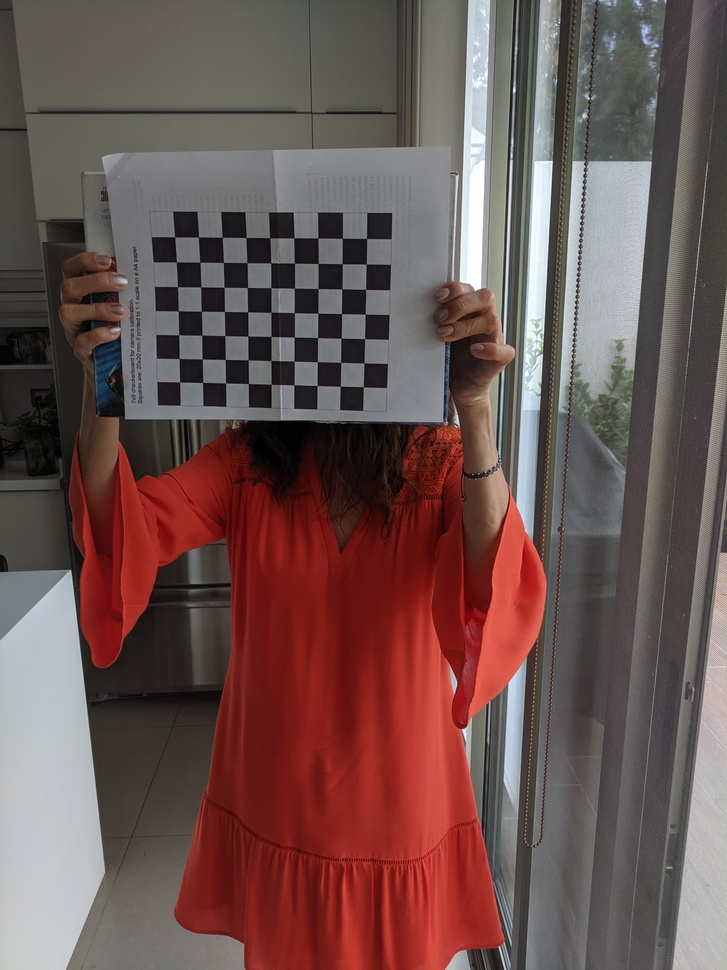
#> input picture P1/images/1.jpg, 727 x 970 px, shrunk from 3036 x 4048 before the run, given in place of the camera
$ python ex3.py
#> lines starting #> are read from the running program, lines starting #| are printed output that depends on the picture; after the words box and inside, x2 and y2 are one past the last pixel; in counts of white or black regions, pixels touching at a corner belong together
import numpy as np
import cv2
from matplotlib import pyplot as plt


def processFrame(cap):
    ret, frame = cap.read()
#> frame is the input picture: shape (970, 727, 3); mean B, G, R 81.4, 84, 108.1
    img = cv2.cvtColor(frame, cv2.COLOR_BGR2GRAY)
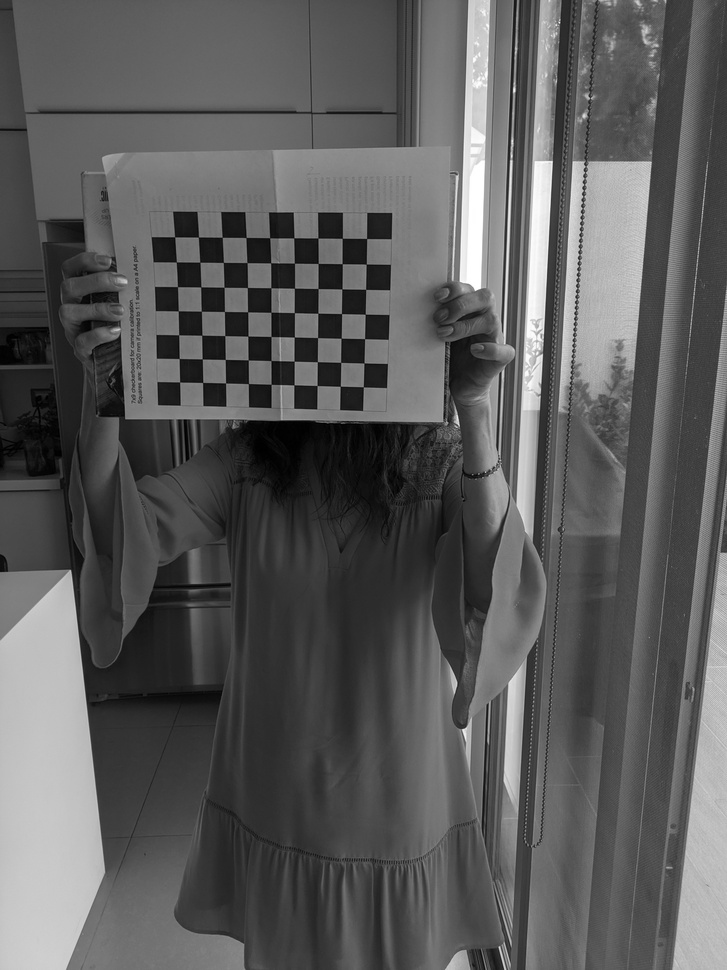
#> img: shape (970, 727); min 0, max 255, mean 90.9

    _ ,thBinaryOtsu = cv2.threshold(img, 0, 255, cv2.THRESH_BINARY + cv2.THRESH_OTSU)
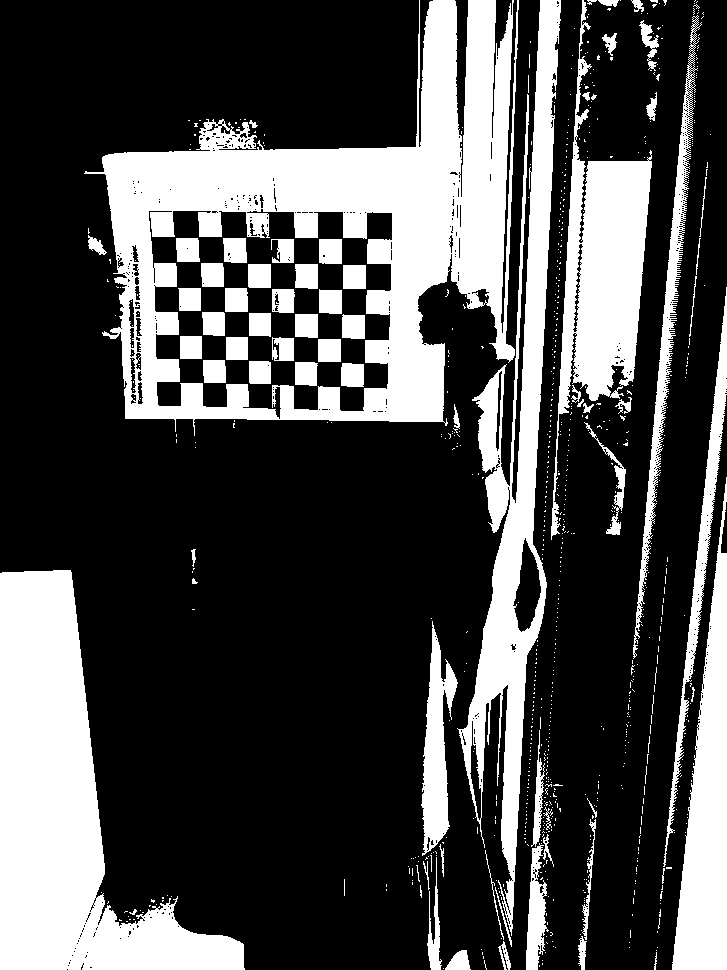
#> thBinaryOtsu: shape (970, 727); 29.5% white; 832 white regions (760 under 20 px), largest, box (x1, y1, x2, y2) and area: (84, 0, 519, 436) 71280, (0, 570, 245, 970) 43165, (457, 0, 561, 936) 26442
    thBinaryOtsu = np.where(thBinaryOtsu==0, 1, thBinaryOtsu)
    thBinaryOtsu = np.where(thBinaryOtsu==255, 0, thBinaryOtsu)

    edges = cv2.Canny(frame, 30, 80)
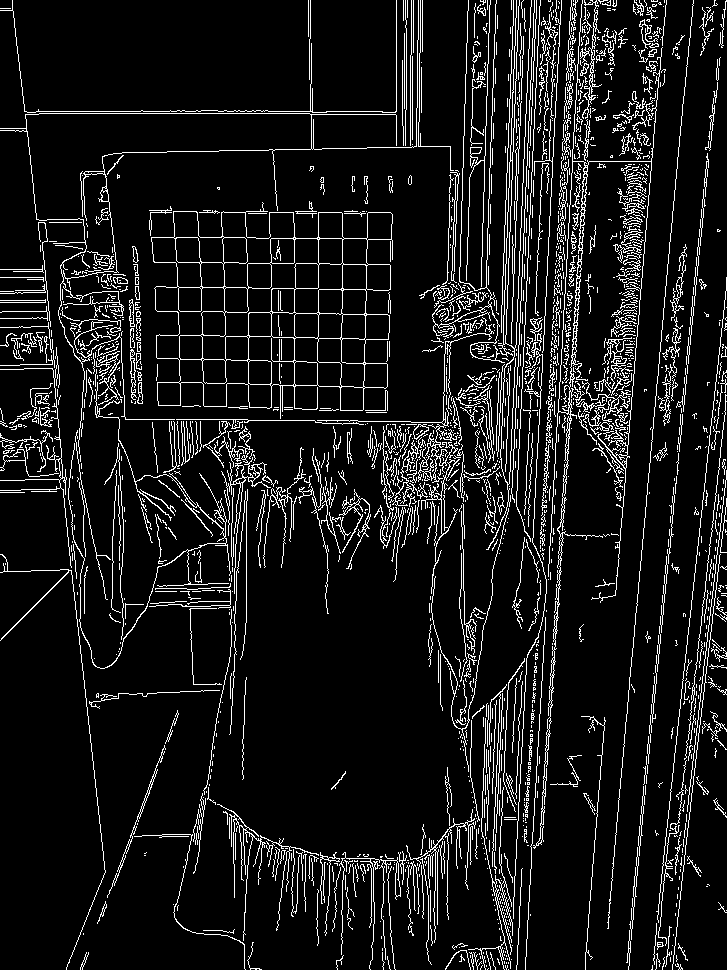
#> edges: shape (970, 727); 9.3% white in thin lines or dots

    plt.subplot(1,3,1)
    plt.imshow(thBinaryOtsu,'gray')
    plt.xticks([]),plt.yticks([])

    plt.subplot(1,3,2)
    plt.imshow(edges,'gray')
    plt.xticks([]),plt.yticks([])

    res = edges * thBinaryOtsu
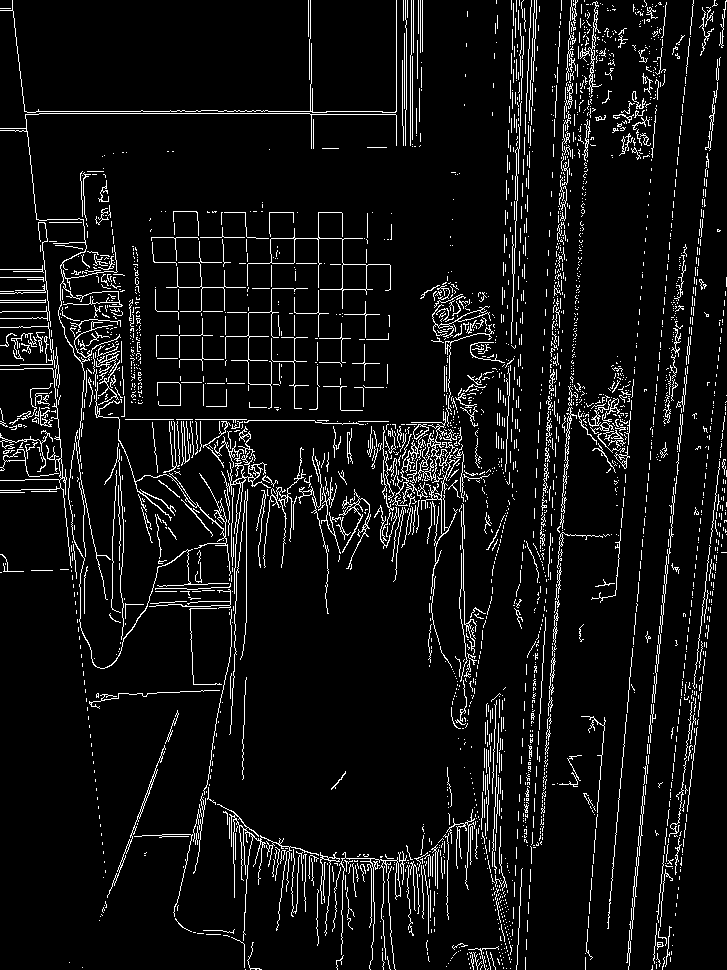
#> res: shape (970, 727); 6.8% white in thin lines or dots

    plt.subplot(1,3,3)
    plt.imshow(res,'gray')
    plt.xticks([]),plt.yticks([])

if __name__ == "__main__":
    cap = cv2.VideoCapture(0)
    plt.ion()

    while(cap.isOpened()):
        processFrame(cap)

        press = plt.waitforbuttonpress(0.01)
        if press is None or press == False:
            pass
        else:
            break

    cap.release()
    plt.ioff()
    plt.show()

$ run again, on P1/images/10.jpg
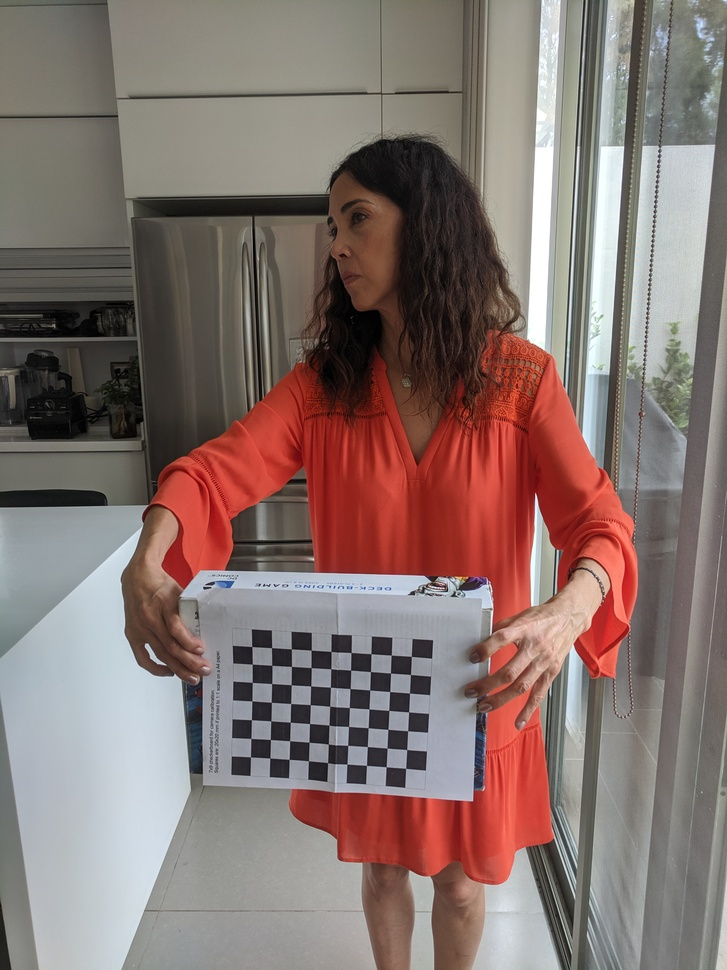
#> input picture P1/images/10.jpg, 727 x 970 px, shrunk from 3036 x 4048 before the run, given in place of the camera
#> in processFrame, frame is the input picture: shape (970, 727, 3); mean B, G, R 110.9, 115.3, 134
#> in processFrame, `_ ,thBinaryOtsu = cv2.threshold(img, 0, 255, cv2.THRESH_BINARY + cv2.T..`:
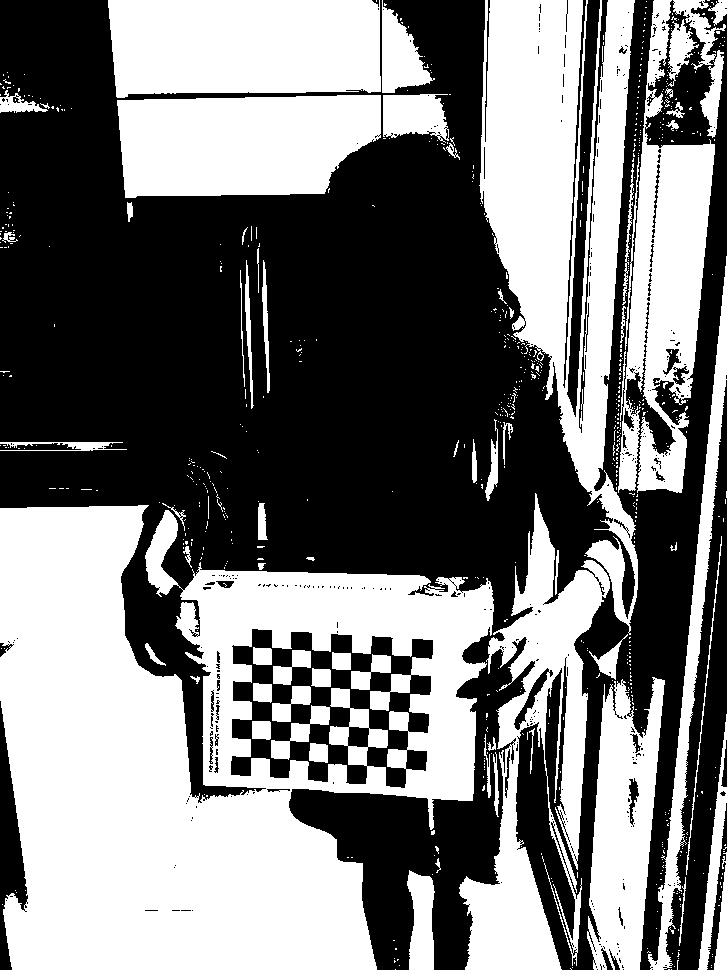
#> thBinaryOtsu: shape (970, 727); 47.8% white; 754 white regions (685 under 20 px), largest, box (x1, y1, x2, y2) and area: (0, 505, 494, 970) 143565, (479, 0, 638, 635) 47893, (459, 493, 610, 970) 25791
#> edges: shape (970, 727); 11% white in thin lines or dots
#> in processFrame, `res = edges * thBinaryOtsu`:
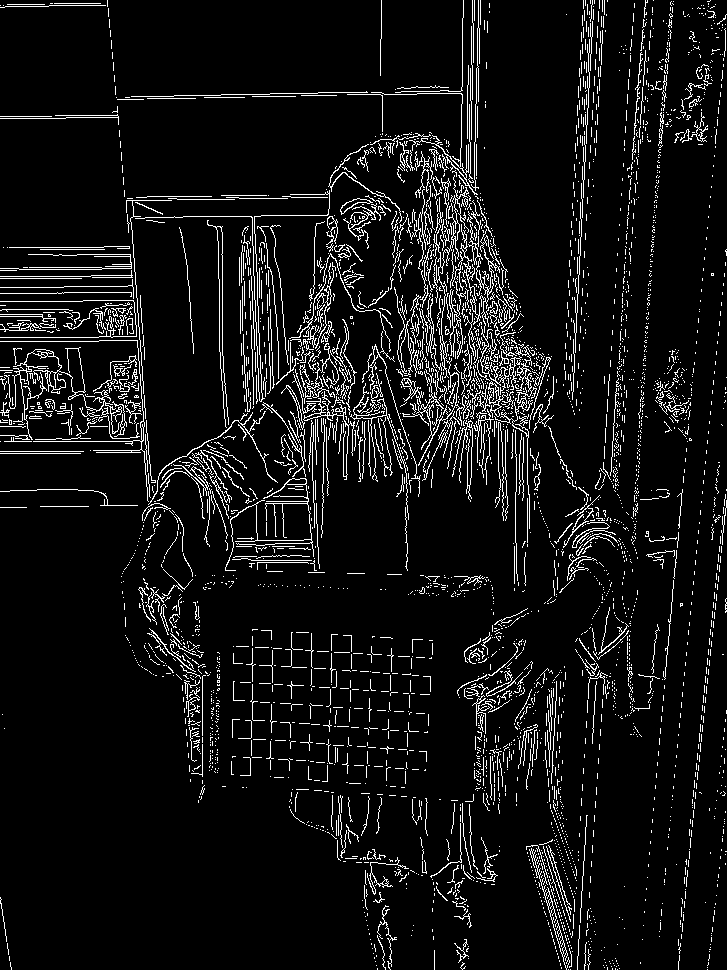
#> res: shape (970, 727); 7.3% white in thin lines or dots

$ run again, on P1/images/11.jpg
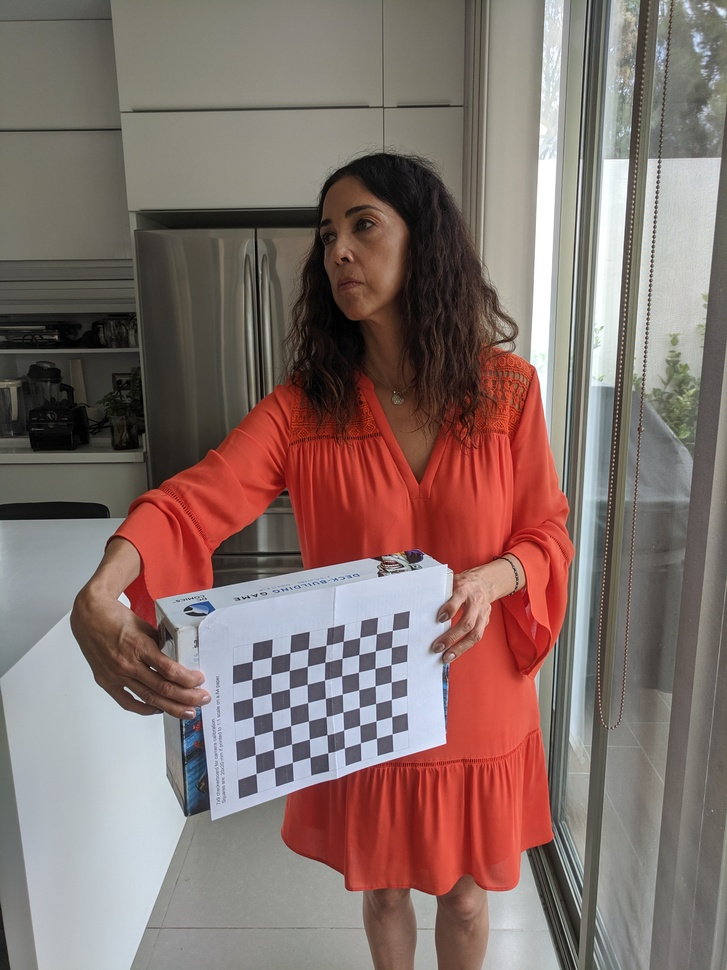
#> input picture P1/images/11.jpg, 727 x 970 px, shrunk from 3036 x 4048 before the run, given in place of the camera
#> in processFrame, frame is the input picture: shape (970, 727, 3); mean B, G, R 108.1, 112.7, 132.4
#> in processFrame, `_ ,thBinaryOtsu = cv2.threshold(img, 0, 255, cv2.THRESH_BINARY + cv2.T..`:
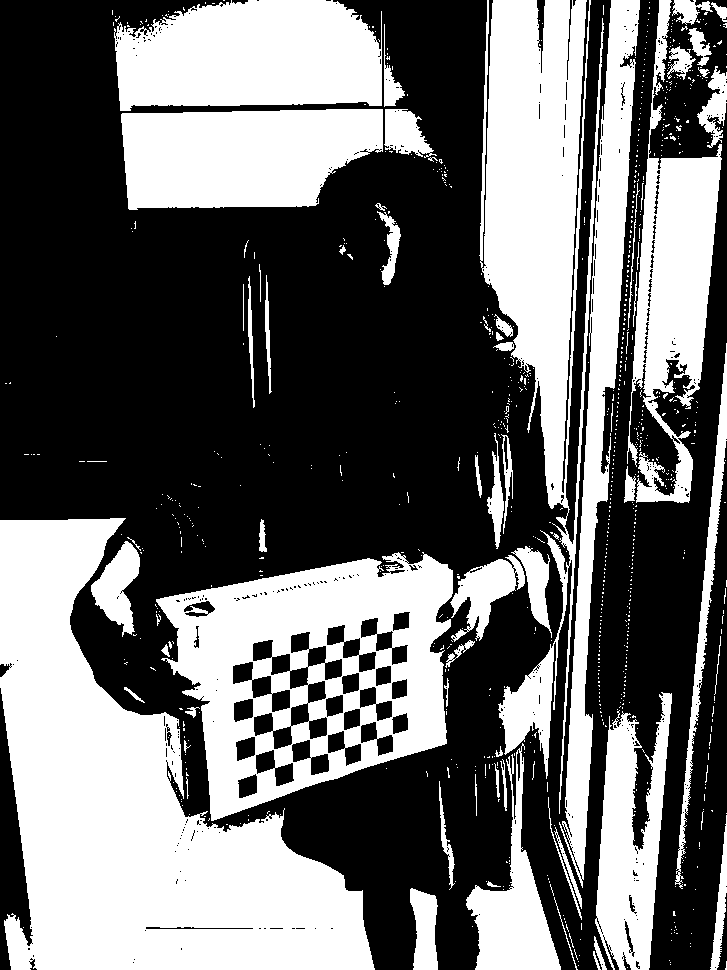
#> thBinaryOtsu: shape (970, 727); 42.5% white; 896 white regions (823 under 20 px), largest, box (x1, y1, x2, y2) and area: (0, 518, 375, 970) 83295, (479, 0, 604, 814) 42339, (156, 552, 453, 821) 41392
#> edges: shape (970, 727); 11.7% white in thin lines or dots
#> in processFrame, `res = edges * thBinaryOtsu`:
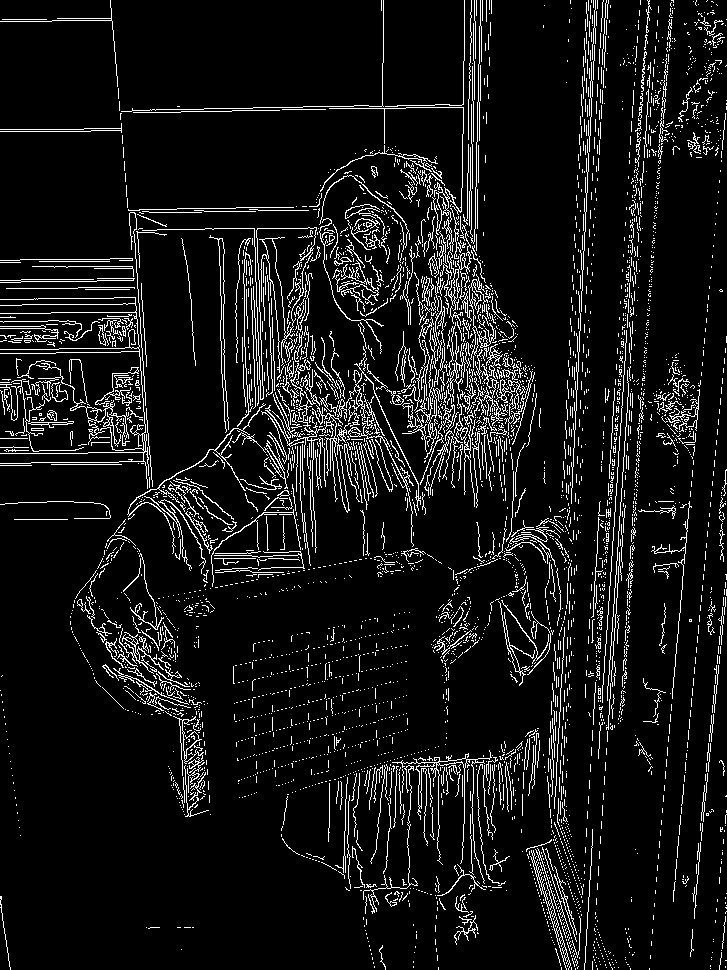
#> res: shape (970, 727); 8.3% white in thin lines or dots

$ run again, on P1/images/12.jpg
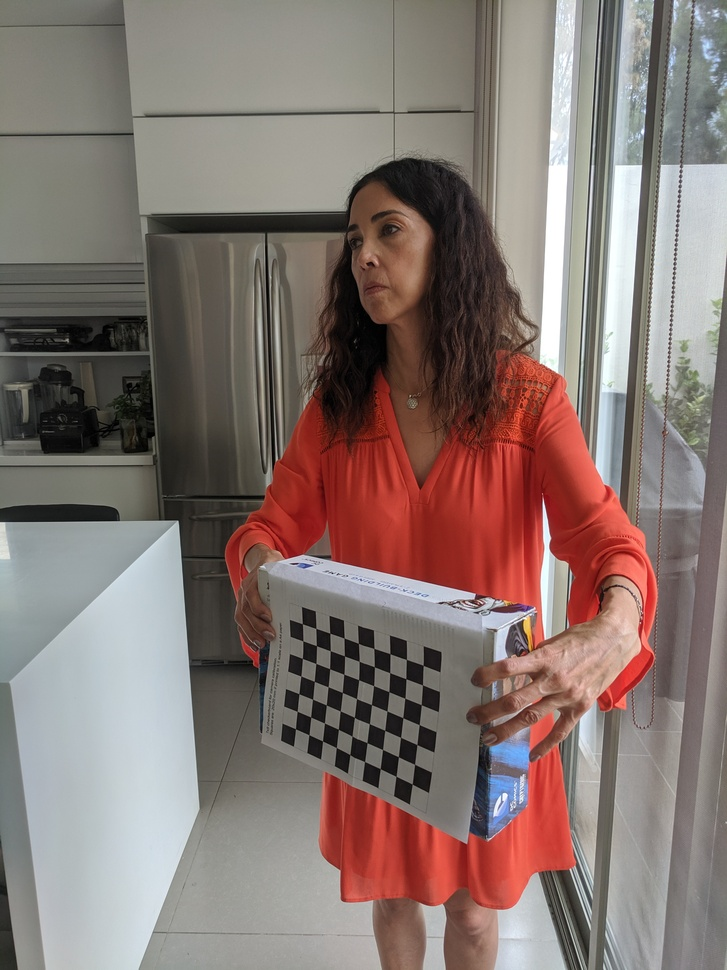
#> input picture P1/images/12.jpg, 727 x 970 px, shrunk from 3036 x 4048 before the run, given in place of the camera
#> in processFrame, frame is the input picture: shape (970, 727, 3); mean B, G, R 112.7, 117.7, 134
#> in processFrame, `_ ,thBinaryOtsu = cv2.threshold(img, 0, 255, cv2.THRESH_BINARY + cv2.T..`:
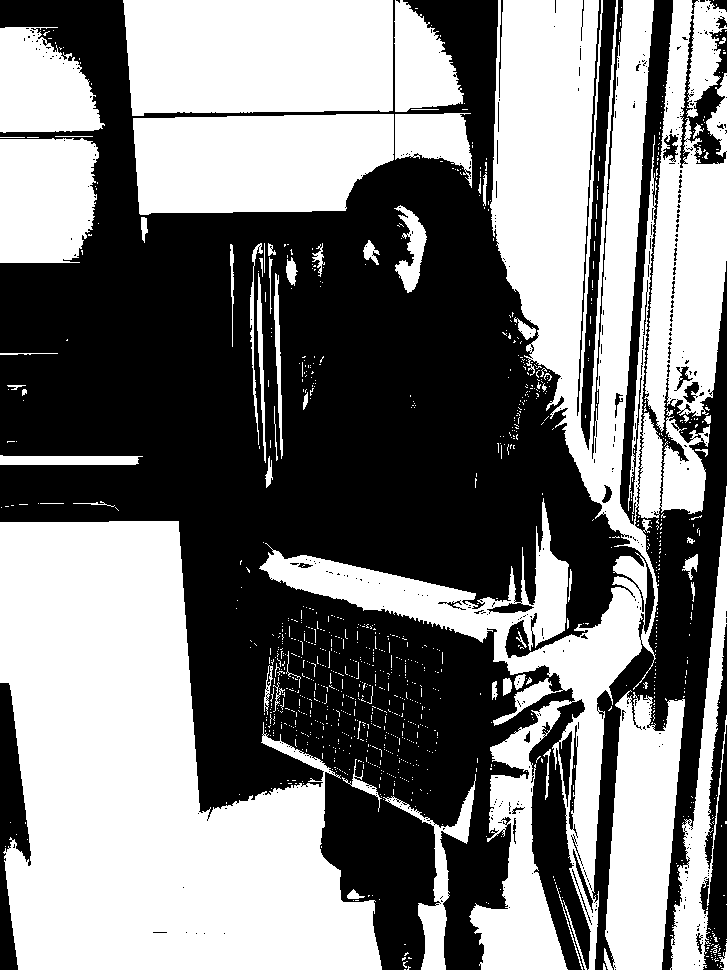
#> thBinaryOtsu: shape (970, 727); 49.5% white; 1117 white regions (1046 under 20 px), largest, box (x1, y1, x2, y2) and area: (0, 521, 382, 970) 108458, (259, 0, 710, 970) 98140, (123, 0, 393, 116) 29799
#> edges: shape (970, 727); 11% white in thin lines or dots
#> in processFrame, `res = edges * thBinaryOtsu`:
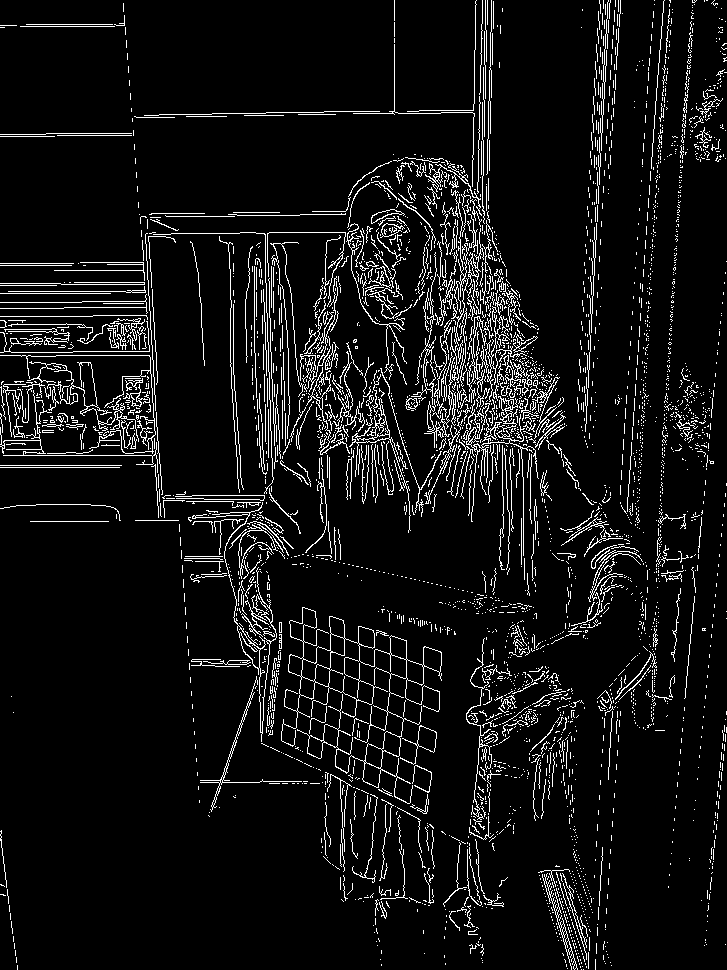
#> res: shape (970, 727); 7.2% white in thin lines or dots
